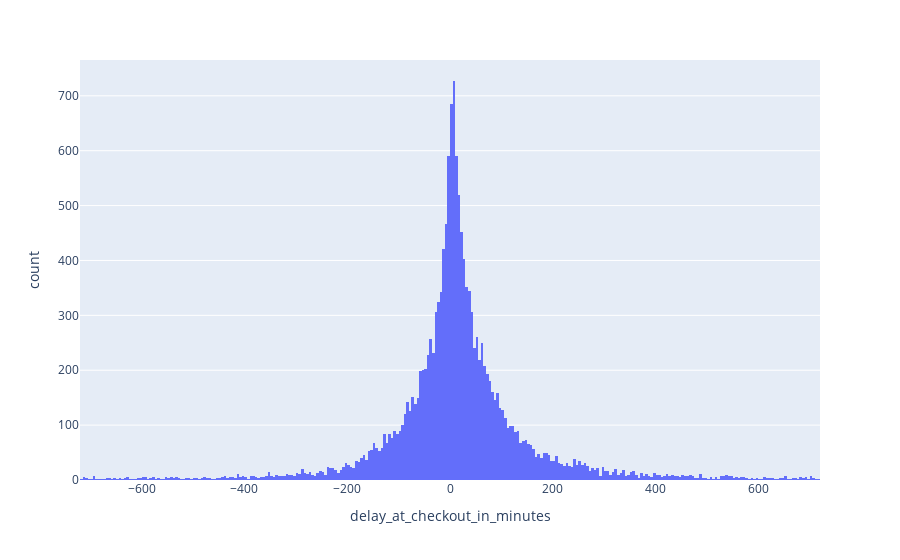
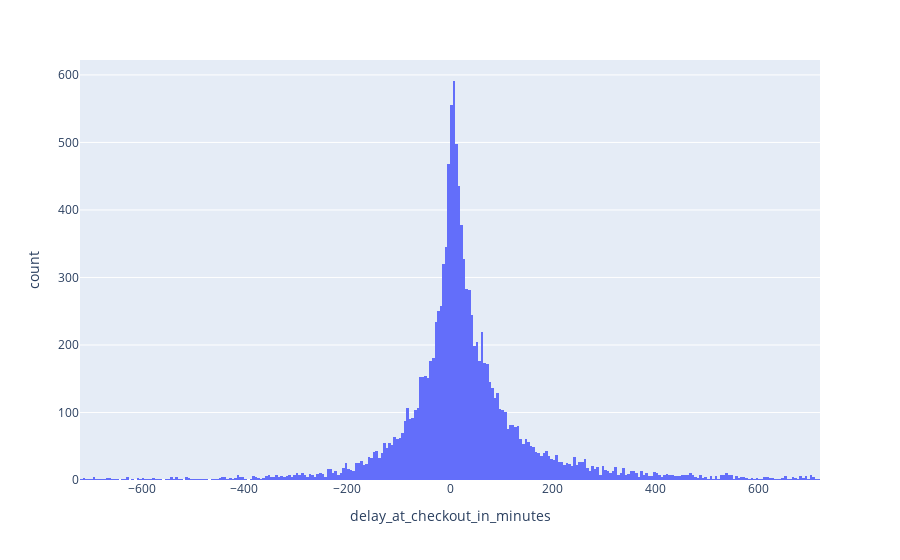

The cell these charts' notebook holds for them, in order:
### Code cell
fig = px.histogram(df, x="delay_at_checkout_in_minutes", nbins=100)
fig.update_traces(xbins=dict( # bins used for histogram
        start=-720.0,
        end=720.0,
        size=5
    ))
fig.show()
df_ended = df[df["checkin_type"]=="mobile"][["rental_id","delay_at_checkout_in_minutes"]]
fig = px.histogram(df_ended, x="delay_at_checkout_in_minutes", nbins=100)
fig.update_traces(xbins=dict( # bins used for histogram
        start=-720.0,
        end=720.0,
        size=5
    ))
fig.show()

### Figure 1 — Plotly figure (JSON) as saved in the notebook; plotly's stock layout.template omitted (floating-point values rounded to 4 significant figures; data arrays with more than 128 entries replaced by an {"elided": "..."} marker saying what was removed)
{"data": [{"bingroup": "x", "hovertemplate": "delay_at_checkout_in_minutes=%{x}<br>count=%{y}<extra></extra>", "legendgroup": "", "marker": {"color": "#636efa", "pattern": {"shape": ""}}, "name": "", "nbinsx": 100, "orientation": "v", "showlegend": false, "type": "histogram", "x": {"elided": "21310 float values"}, "xaxis": "x", "xbins": {"end": 720, "size": 5, "start": -720}, "yaxis": "y"}], "layout": {"barmode": "relative", "legend": {"tracegroupgap": 0}, "margin": {"t": 60}, "xaxis": {"anchor": "y", "domain": [0, 1], "title": {"text": "delay_at_checkout_in_minutes"}}, "yaxis": {"anchor": "x", "domain": [0, 1], "title": {"text": "count"}}}}

### Figure 2 — Plotly figure (JSON) as saved in the notebook; plotly's stock layout.template omitted (floating-point values rounded to 4 significant figures; data arrays with more than 128 entries replaced by an {"elided": "..."} marker saying what was removed)
{"data": [{"bingroup": "x", "hovertemplate": "delay_at_checkout_in_minutes=%{x}<br>count=%{y}<extra></extra>", "legendgroup": "", "marker": {"color": "#636efa", "pattern": {"shape": ""}}, "name": "", "nbinsx": 100, "orientation": "v", "showlegend": false, "type": "histogram", "x": {"elided": "17003 float values"}, "xaxis": "x", "xbins": {"end": 720, "size": 5, "start": -720}, "yaxis": "y"}], "layout": {"barmode": "relative", "legend": {"tracegroupgap": 0}, "margin": {"t": 60}, "xaxis": {"anchor": "y", "domain": [0, 1], "title": {"text": "delay_at_checkout_in_minutes"}}, "yaxis": {"anchor": "x", "domain": [0, 1], "title": {"text": "count"}}}}
